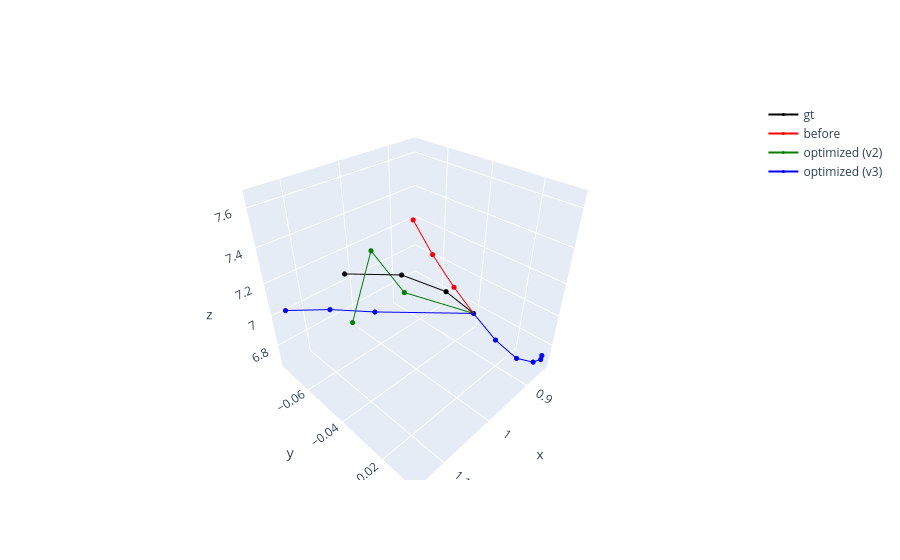

Notebook cell for this chart:
### Code cell
fig = go.Figure()

gt_x = poses_gt[0, :, 0].detach().cpu().numpy()
gt_y = poses_gt[0, :, 1].detach().cpu().numpy()
gt_z = poses_gt[0, :, 2].detach().cpu().numpy()

fig.add_trace(go.Scatter3d(
    x=gt_x, 
    y=gt_y,
    z=gt_z,
    mode='lines+markers',
    name='gt',
    line=dict(color='black', width=2),
    marker=dict(size=3)
))

noise_x = poses_noise[0, :, 0].detach().cpu().numpy()
noise_y = poses_noise[0, :, 1].detach().cpu().numpy()
noise_z = poses_noise[0, :, 2].detach().cpu().numpy()

fig.add_trace(go.Scatter3d(
    x=noise_x, 
    y=noise_y,
    z=noise_z,
    mode='lines+markers',
    name='before',
    line=dict(color='red', width=2),
    marker=dict(size=3)
))

opt2_x = poses_optimized_v2[0, :, 0].detach().cpu().numpy()
opt2_y = poses_optimized_v2[0, :, 1].detach().cpu().numpy()
opt2_z = poses_optimized_v2[0, :, 2].detach().cpu().numpy()


fig.add_trace(go.Scatter3d(
    x=opt2_x, 
    y=opt2_y,
    z=opt2_z,
    mode='lines+markers',
    name='optimized (v2)',
    line=dict(color='green', width=2),
    marker=dict(size=3)
))


opt3_x = poses_optimized_v3[0, :, 0].detach().cpu().numpy()
opt3_y = poses_optimized_v3[0, :, 1].detach().cpu().numpy()
opt3_z = poses_optimized_v3[0, :, 2].detach().cpu().numpy()


fig.add_trace(go.Scatter3d(
    x=opt3_x, 
    y=opt3_y,
    z=opt3_z,
    mode='lines+markers',
    name='optimized (v3)',
    line=dict(color='blue', width=2),
    marker=dict(size=3)
))

fig.show()

### Figure 1 — Plotly figure (JSON) as saved in the notebook; plotly's stock layout.template omitted (floating-point values rounded to 4 significant figures)
{"data": [{"line": {"color": "black", "width": 2}, "marker": {"size": 3}, "mode": "lines+markers", "name": "gt", "type": "scatter3d", "x": [0.848, 0.849, 0.856, 0.873, 0.903, 0.939, 0.98, 1.042, 1.118], "y": [-0.008, -0.008, -0.01, -0.015, -0.021, -0.026, -0.031, -0.037, -0.042], "z": [6.725, 6.698, 6.674, 6.69, 6.831, 7.036, 7.201, 7.349, 7.436]}, {"line": {"color": "red", "width": 2}, "marker": {"size": 3}, "mode": "lines+markers", "name": "before", "type": "scatter3d", "x": [0.848, 0.849, 0.856, 0.873, 0.903, 0.939, 0.9725, 1.01, 1.046], "y": [-0.008, -0.008, -0.01, -0.015, -0.021, -0.026, -0.02919, -0.03108, -0.03118], "z": [6.725, 6.698, 6.674, 6.69, 6.831, 7.036, 7.228, 7.447, 7.652]}, {"line": {"color": "green", "width": 2}, "marker": {"size": 3}, "mode": "lines+markers", "name": "optimized (v2)", "type": "scatter3d", "x": [0.848, 0.849, 0.856, 0.873, 0.903, 0.939, 1.016, 1.068, 1.146], "y": [-0.008, -0.008, -0.01, -0.015, -0.021, -0.026, -0.04219, -0.04363, -0.03147], "z": [6.725, 6.698, 6.674, 6.69, 6.831, 7.036, 7.172, 7.467, 7.324]}, {"line": {"color": "blue", "width": 2}, "marker": {"size": 3}, "mode": "lines+markers", "name": "optimized (v3)", "type": "scatter3d", "x": [0.848, 0.849, 0.856, 0.873, 0.903, 0.939, 1.011, 1.072, 1.135], "y": [-0.008, -0.008, -0.01, -0.015, -0.021, -0.026, -0.05968, -0.06863, -0.07462], "z": [6.725, 6.698, 6.674, 6.69, 6.831, 7.036, 6.902, 6.956, 7.015]}], "layout": {}}
